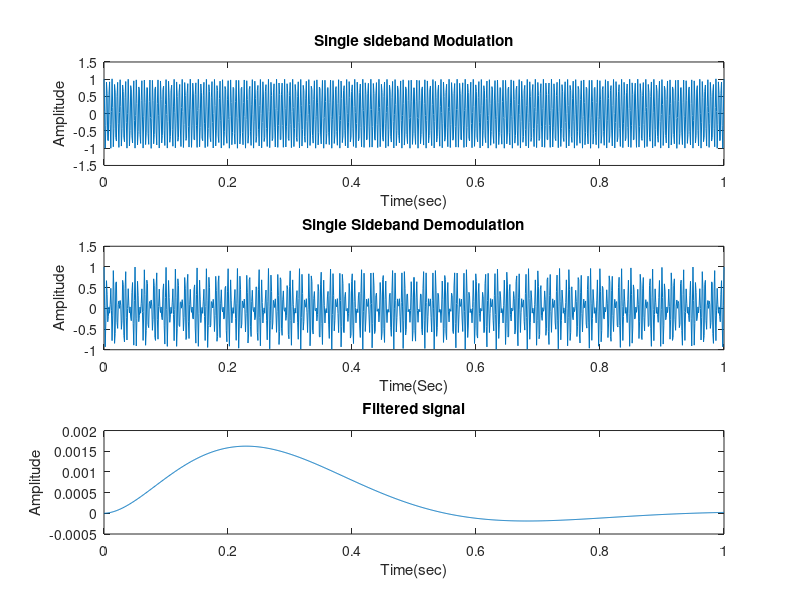

Write the MATLAB code that produced this figure.
clc;clear;

%Carrier Frequency
fc = 200;

% baseband Frequency
fm = 30;

%sampling frequency
fs = 4000;

%time duration
 t = (0 : 1/fs : 1);
 t = linspace(0,1,1000);

 %cosine wave with time duration t
 m = cos(2*pi*fm*t);

 %hilbert transform of baseband
 mh = imag(hilbert(m));

 % single side band with upper side band
 sb = m.*cos(2*pi*fc*t) -mh.*sin(2*pi*fc*t);

 %demodution by synchronous method 
 em = sb.*m;

 %filterring High frequencies
 [n,w] = buttord(2/1000, 4/1000, .5,5);
 [a,b] = butter(n,w,'low');
 dem = filter(a,b,em);

 %displaying the modulation 
 subplot(3,1,1);
 plot(t,sb);
 title('Single sideband Modulation');
 xlabel('Time(sec)');
 ylabel('Amplitude');

 %displaying the demodulation
 subplot(3,1,2);
 plot(t,em);
 title('Single Sideband Demodulation');
 xlabel('Time(Sec)');
 ylabel('Amplitude');

 %displaying the filtered signal
 subplot(3,1,3);
 plot(t,dem);
 title('Filtered signal');
 xlabel('Time(sec)');
 ylabel('Amplitude');